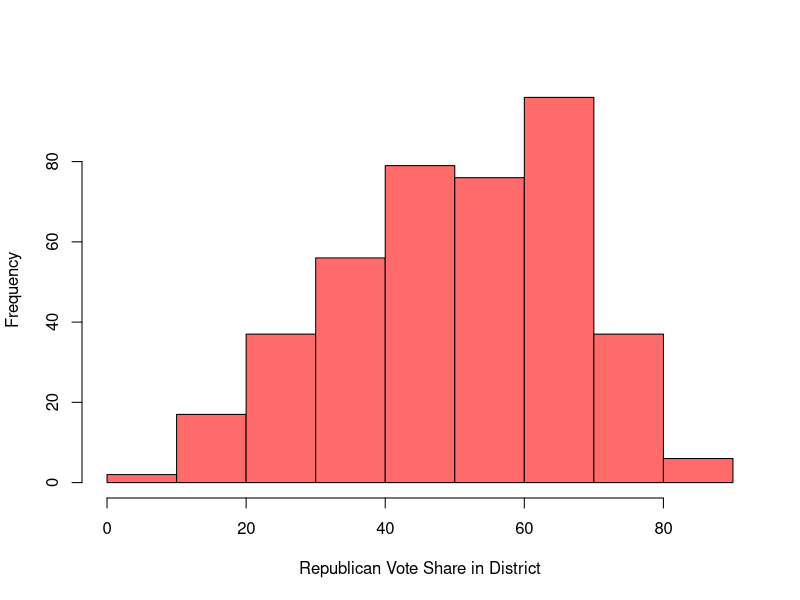
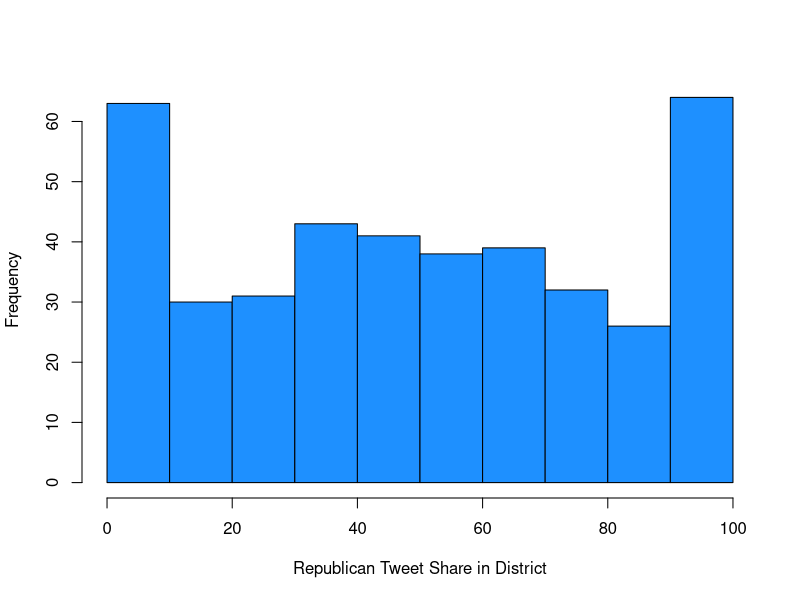
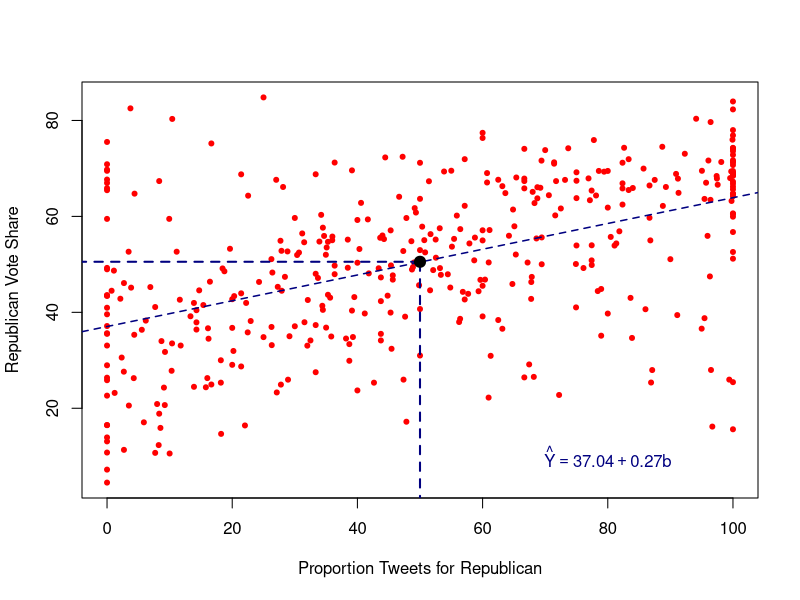
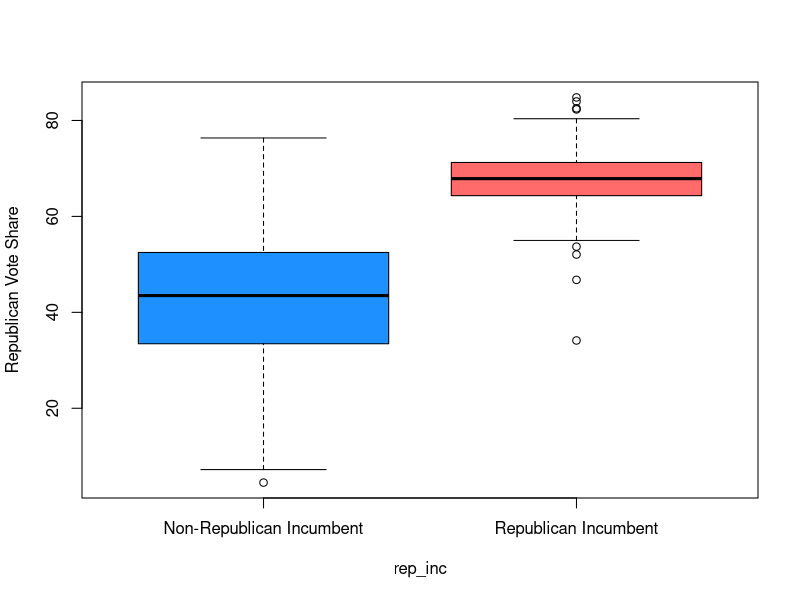
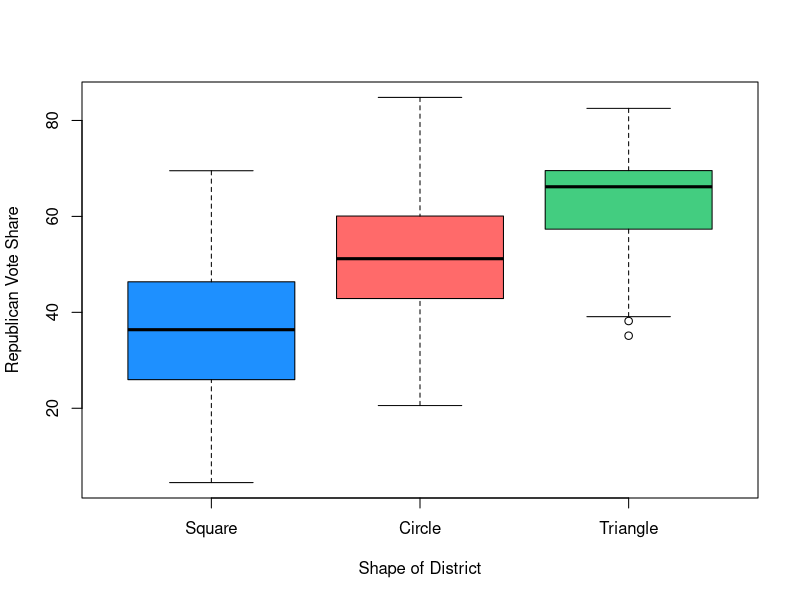

Write the R code that produced these figures, in order.
setwd("/Users/jeremyalbright/Dropbox/MCAA/Webinars/Regression/Data")
setwd("C:/Users/Jeremy/Dropbox/MCAA/Webinars/Regression/Data")


dat<-read.csv("mtmv_data_10_12.csv")

# Create Imaginary Shape Variable
tempDV<-ifelse(is.na(dat$vote_share)==0,dat$vote_share,50.5)
tempIV<-rnorm(nrow(dat),scale(tempDV),1)
dat$shape <- rank(tempIV,ties.method="random")%/%(ceiling(length(tempIV)/3)+1)
dat$shape <- factor(dat$shape, levels=c(0:2),labels=c("Square","Circle","Triangle"))

attach(dat)

hist(vote_share,xlab="Republican Vote Share in District",col="indianred1",breaks=10,main="")
hist(mshare,xlab="Republican Tweet Share in District",col="dodgerblue",breaks=10,main="")

min(vote_share,na.rm=TRUE)
max(vote_share,na.rm=TRUE)
mean(vote_share,na.rm=TRUE)
median(vote_share,na.rm=TRUE)
sd(vote_share,na.rm=TRUE)

min(mshare,na.rm=TRUE)
max(mshare,na.rm=TRUE)
mean(mshare,na.rm=TRUE)
sd(mshare,na.rm=TRUE)

plot(vote_share~mshare,xlab="Proportion Tweets for Republican",ylab="Republican Vote Share",col="red",pch=20)
abline(lm(vote_share~mshare),lwd=1.5,lty=2,col="navy")
summary(lm(vote_share~mshare))
text(80,10,expression(paste(hat(Y) == 37.04 + .27,"b")),col="navy")
lines(c(50,50),c(0,50.54),lty=2,col="navy",lwd=2)
lines(c(-10,50),c(50.54,50.54),lty=2,col="navy",lwd=2)
points(50,50.54,pch=20,col="black",cex=2,lwd=2)

boxplot(vote_share~rep_inc,xaxt="n",ylab="Republican Vote Share",col=c("dodgerblue","indianred1"))
axis(1,c(1,2),c("Non-Republican Incumbent","Republican Incumbent"))
t.test(vote_share~rep_inc)
lm(vote_share~rep_inc)

boxplot(vote_share~shape,xaxt="n",ylab="Republican Vote Share",col=c("dodgerblue","indianred1","seagreen3"),xlab="Shape of District")
axis(1,c(1,2,3),c("Square","Circle","Triangle"))
summary(aov(vote_share~shape))
summary(lm(vote_share~shape))

